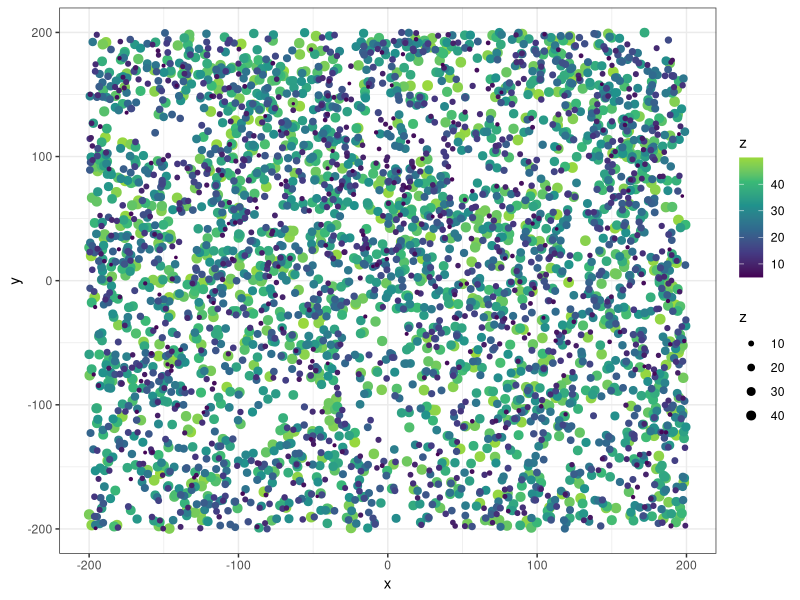
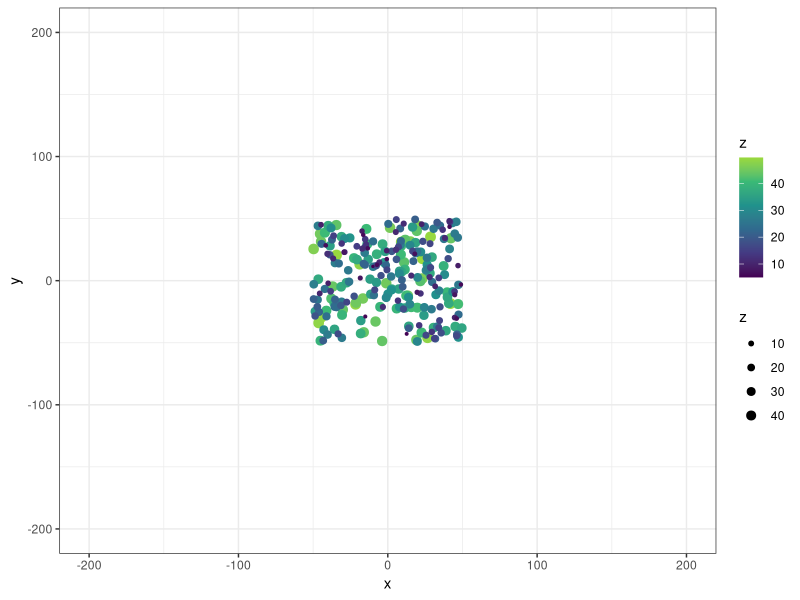
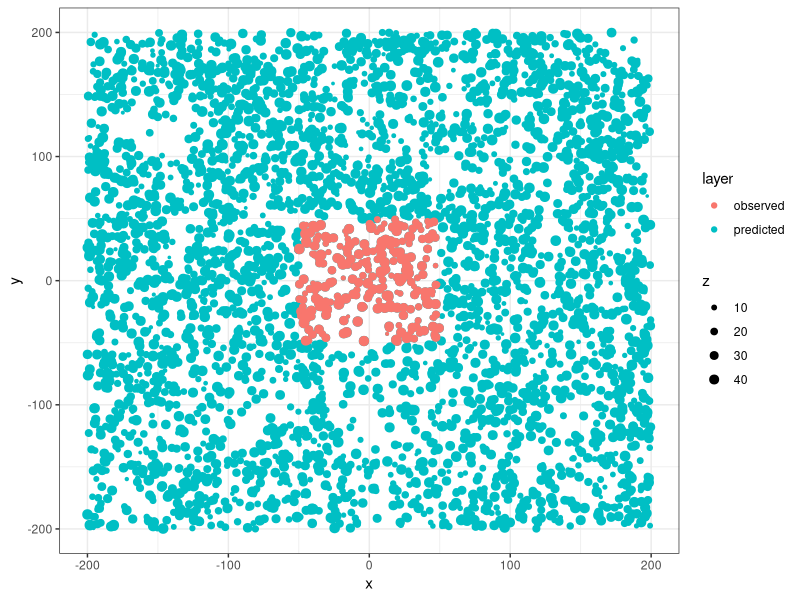
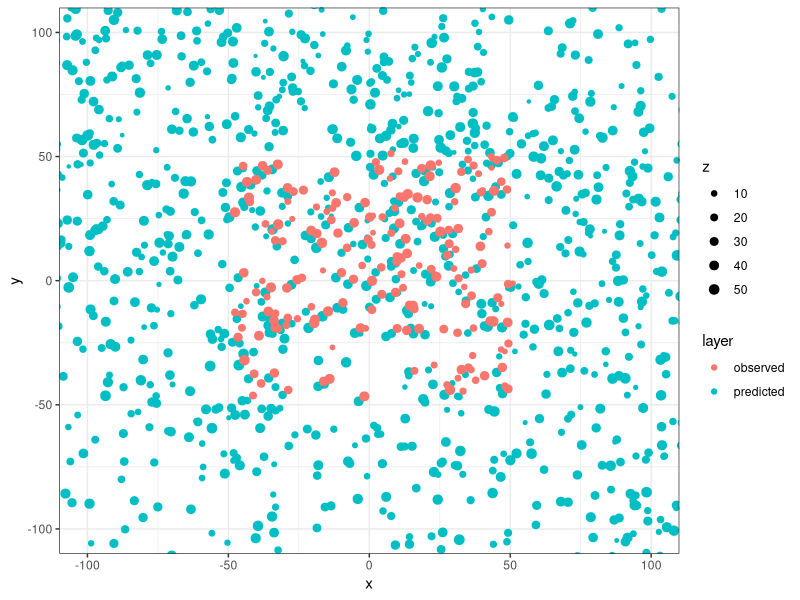
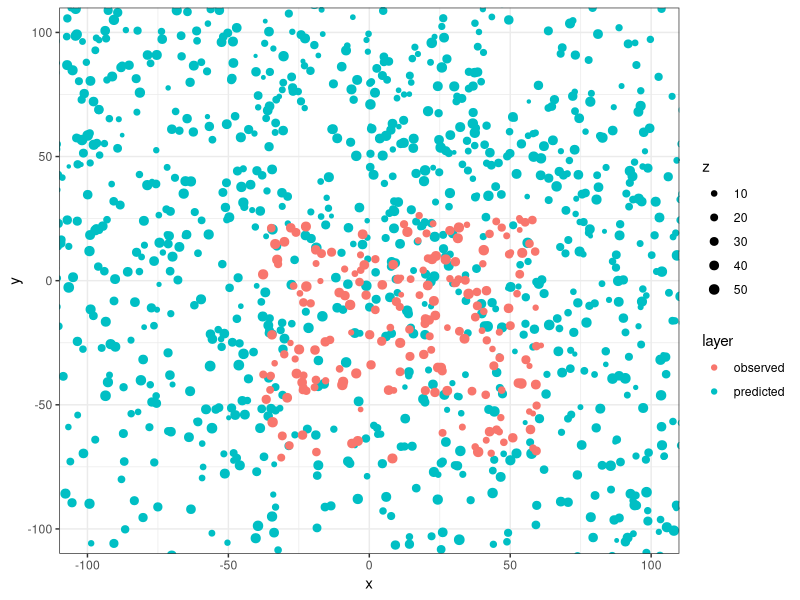

Write R code to recreate these figures, in order. (Note: this script raises an error after producing the figures.)
# Purpose: Demonstrate function for identifying the optimal x, y, z shift to align two (simulated)
# tree maps

# Setup

library(spatstat)
library(ggplot2)
library(dplyr)
set.seed(1)

# --- Visualization functions
# Visualize a hypothetical tree map
vis1 = function(trees) {
  p = ggplot(trees, aes(x, y, size = z, color = z)) +
    geom_point() +
    scale_size_continuous(range = c(0.5, 3)) +
    scale_color_viridis_c(end = 0.85) +
    theme_bw() +
    coord_cartesian(xlim = c(-200, 200), ylim = c(-200, 200))

  print(p)
}

# Visualize two hypothetica tree maps (predicted and observed) overlaid. obs_foc: zoom in to focus
# on the observed trees, with some buffer. Assumes the observed tree map is 50 x 50 and that both
# tree maps are centered at 0,0.
vis2 = function(pred, obs, obs_foc = FALSE) {
  pred = pred |> mutate(layer = "predicted")
  obs = obs |> mutate(layer = "observed")

  trees = bind_rows(pred, obs)

  lim = ifelse(obs_foc, 100, 200)

  p = ggplot(trees, aes(x, y, size = z, color = layer)) +
    geom_point() +
    scale_size_continuous(range = c(0.5, 3)) +
    theme_bw() +
    coord_cartesian(xlim = c(-lim, lim), ylim = c(-lim, lim))

  print(p)
}


# ---- Simulate a "predicted" and "observed" tree map

# Generate random, slightly clustered points in x-y space, over an area wider than would reasonably
# have a field stem map (to represent the drone-based tree predictions). Interpret the x-y coords as
# meters. These params make a 16 ha stem map with 240 trees/ha.
pred = rMatClust(kappa = 0.005, scale = 25, mu = 5, win = as.owin(c(-200, 200, -200, 200)))
pred = as.data.frame(pred)
# Add random heights from 5 to 50 m, and sort so smallest appear on top
pred$z = runif(nrow(pred), 5, 50)
pred = pred[order(-pred$z), ]

# Visualize the map
vis1(pred)

# Take a spatial subset of these points, to represent the "observed" tree map (e.g. a 100 m x 100 m
# field plot)
obs = pred |>
  filter(between(x, -50, 50) & between(y, -50, 50))

# Visualize the map
vis1(obs)

# Vis the two overlaid
vis2(pred, obs)

# Remove 25% of the trees from each map, to simulate false positives and false negatives
pred = pred |>
  sample_frac(0.75)
obs = obs |>
  sample_frac(0.75)

# Add some noise to the predicted tree heights
pred$z = pred$z + runif(nrow(pred), -5, 5)

# Shift the "observe" tree map slightly to help visualize the slight differences and the alignment challenge
obs_offset = obs |>
  mutate(x = x + 2, y = y + 2)

vis2(pred, obs_offset, obs_foc = TRUE)

# Shift obs a known amount that we will attempt to recover
obs = obs |>
  mutate(x = x + 12, y = y - 23)

vis2(pred, obs, obs_foc = TRUE)


obj_mean_dist_to_closest(pred, obs)

best_shift = find_best_shift(pred, obs, method = "optim")
print(best_shift)
